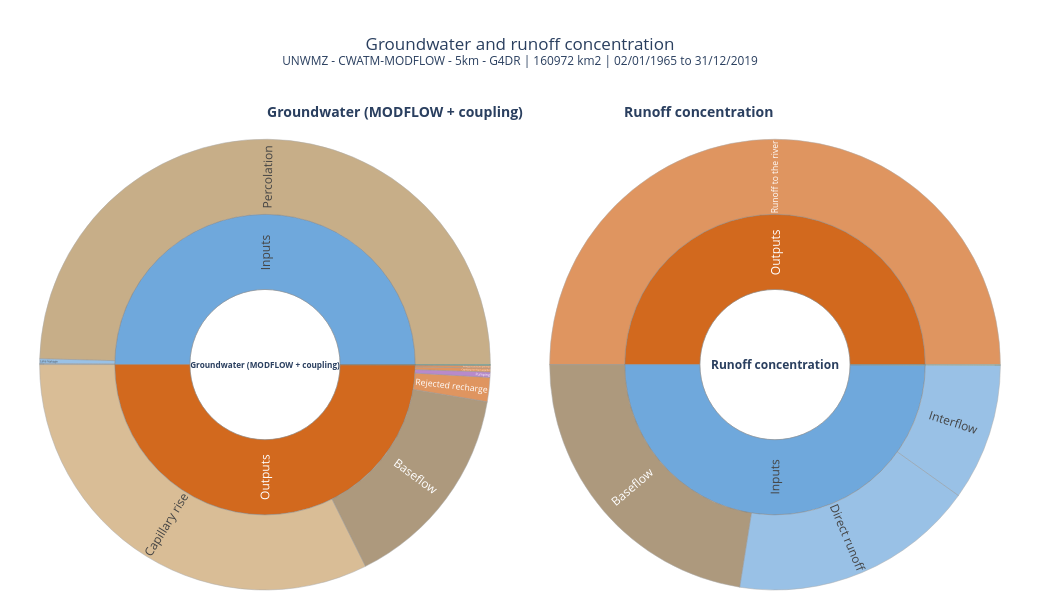

The cell this chart's notebook holds for it:
### Code cell
# cell no 13: Groundwater (with MODFLOW: aquifer + coupling buffer) and runoff concentration (WaterBalance csv:
# direct runoff, interflow, baseflow, canal leakage -> runoff to the river) next to each other
names = [n for n in [gwname, "Runoff concentration"] if n in parts]
side_by_side([sunburst(n, part_terms(parts[n]), store=False) for n in names], "Groundwater and runoff concentration").show()
if "Runoff concentration" not in parts:
    print("runoff concentration: not in this csv (WaterCycle csv: use WaterBalance)")

### Figure 1 — Plotly figure (JSON) as saved in the notebook; plotly's stock layout.template omitted (floating-point values rounded to 4 significant figures)
{"data": [{"branchvalues": "total", "customdata": ["inputs 10782.40 mm (196 mm/yr)<br>balance error +0.0793 mm", "10782.39 mm<br>196.1 mm/yr<br>100.00 % of inputs", "10692.661 mm<br>194.4 mm/yr<br>99.17 % of inputs", "16.823 mm<br>0.3 mm/yr<br>0.16 % of inputs", "72.905 mm<br>1.3 mm/yr<br>0.68 % of inputs", "0.01 mm<br>0.0 mm/yr<br>0.00 % of inputs", "10774.07 mm<br>195.9 mm/yr<br>99.92 % of inputs", "42.953 mm<br>0.8 mm/yr<br>0.40 % of inputs", "3234.371 mm<br>58.8 mm/yr<br>30.00 % of inputs", "6978.834 mm<br>126.9 mm/yr<br>64.72 % of inputs", "59.730 mm<br>1.1 mm/yr<br>0.55 % of inputs", "374.044 mm<br>6.8 mm/yr<br>3.47 % of inputs", "81.847 mm<br>1.5 mm/yr<br>0.76 % of inputs", "2.286 mm<br>0.0 mm/yr<br>0.02 % of inputs", "8.26 mm<br>0.2 mm/yr<br>0.08 % of inputs", "8.257 mm<br>0.2 mm/yr<br>0.08 % of inputs", "+0.0793 mm (+7.4e-06 of inputs)"], "domain": {"x": [0.01, 0.49], "y": [0, 0.92]}, "hovertemplate": "<b>%{label}</b><br>%{customdata}<extra></extra>", "ids": ["<b>Groundwater (MODFLOW + coupling)</b>", "Groundwater (MODFLOW + coupling)/In", "Groundwater (MODFLOW + coupling)/In/Percolation", "Groundwater (MODFLOW + coupling)/In/River leakage", "Groundwater (MODFLOW + coupling)/In/Lake leakage", "Groundwater (MODFLOW + coupling)/S-", "Groundwater (MODFLOW + coupling)/Out", "Groundwater (MODFLOW + coupling)/Out/Recharge moved by the grid (neg.)", "Groundwater (MODFLOW + coupling)/Out/Baseflow", "Groundwater (MODFLOW + coupling)/Out/Capillary rise", "Groundwater (MODFLOW + coupling)/Out/Capillary rise from aquifer", "Groundwater (MODFLOW + coupling)/Out/Rejected recharge", "Groundwater (MODFLOW + coupling)/Out/Pumping", "Groundwater (MODFLOW + coupling)/Out/other (small)", "Groundwater (MODFLOW + coupling)/S+", "Groundwater (MODFLOW + coupling)/S+/Aquifer", "Groundwater (MODFLOW + coupling)/err"], "insidetextorientation": "radial", "labels": ["<b>Groundwater (MODFLOW + coupling)</b>", "Inputs", "Percolation", "River leakage", "Lake leakage", "Storage (out)", "Outputs", "Recharge moved by the grid (neg.)", "Baseflow", "Capillary rise", "Capillary rise from aquifer", "Rejected recharge", "Pumping", "other (small)", "Storage (into)", "Aquifer", "Balance error"], "marker": {"colors": ["#ffffff", "#6fa8dc", "#b08d57", "#6fa8dc", "#6fa8dc", "#7fd8b5", "#d2691e", "#d2691e", "#8b6f47", "#c9a26b", "#d2691e", "#d2691e", "#9b59b6", "#d2691e", "#00CC96", "#00CC96", "#ffffff"], "line": {"color": "#888", "width": 0.5}}, "parents": ["", "<b>Groundwater (MODFLOW + coupling)</b>", "Groundwater (MODFLOW + coupling)/In", "Groundwater (MODFLOW + coupling)/In", "Groundwater (MODFLOW + coupling)/In", "<b>Groundwater (MODFLOW + coupling)</b>", "<b>Groundwater (MODFLOW + coupling)</b>", "Groundwater (MODFLOW + coupling)/Out", "Groundwater (MODFLOW + coupling)/Out", "Groundwater (MODFLOW + coupling)/Out", "Groundwater (MODFLOW + coupling)/Out", "Groundwater (MODFLOW + coupling)/Out", "Groundwater (MODFLOW + coupling)/Out", "Groundwater (MODFLOW + coupling)/Out", "<b>Groundwater (MODFLOW + coupling)</b>", "Groundwater (MODFLOW + coupling)/S+", "<b>Groundwater (MODFLOW + coupling)</b>"], "type": "sunburst", "values": [21560.0, 10780.0, 10690.0, 16.82, 72.9, 0.01302, 10770.0, 42.95, 3234.0, 6979.0, 59.73, 374.0, 81.85, 2.286, 8.257, 8.257, 0.07926]}, {"branchvalues": "total", "customdata": ["inputs 7187.23 mm (131 mm/yr)<br>balance error -0.0000 mm", "7178.72 mm<br>130.5 mm/yr<br>99.88 % of inputs", "2534.922 mm<br>46.1 mm/yr<br>35.27 % of inputs", "1409.430 mm<br>25.6 mm/yr<br>19.61 % of inputs", "3234.371 mm<br>58.8 mm/yr<br>45.00 % of inputs", "8.51 mm<br>0.2 mm/yr<br>0.12 % of inputs", "8.510 mm<br>0.2 mm/yr<br>0.12 % of inputs", "7187.23 mm<br>130.7 mm/yr<br>100.00 % of inputs", "7187.234 mm<br>130.7 mm/yr<br>100.00 % of inputs", "-0.0000 mm (-5.8e-13 of inputs)"], "domain": {"x": [0.51, 0.99], "y": [0, 0.92]}, "hovertemplate": "<b>%{label}</b><br>%{customdata}<extra></extra>", "ids": ["<b>Runoff concentration</b>", "Runoff concentration/In", "Runoff concentration/In/Direct runoff", "Runoff concentration/In/Interflow", "Runoff concentration/In/Baseflow", "Runoff concentration/S-", "Runoff concentration/S-/Runoff concentration", "Runoff concentration/Out", "Runoff concentration/Out/Runoff to the river", "Runoff concentration/err"], "insidetextorientation": "radial", "labels": ["<b>Runoff concentration</b>", "Inputs", "Direct runoff", "Interflow", "Baseflow", "Storage (out)", "Runoff concentration", "Outputs", "Runoff to the river", "Balance error"], "marker": {"colors": ["#ffffff", "#6fa8dc", "#6fa8dc", "#6fa8dc", "#8b6f47", "#7fd8b5", "#7fd8b5", "#d2691e", "#d2691e", "#ffffff"], "line": {"color": "#888", "width": 0.5}}, "parents": ["", "<b>Runoff concentration</b>", "Runoff concentration/In", "Runoff concentration/In", "Runoff concentration/In", "<b>Runoff concentration</b>", "Runoff concentration/S-", "<b>Runoff concentration</b>", "Runoff concentration/Out", "<b>Runoff concentration</b>"], "type": "sunburst", "values": [14370.0, 7179.0, 2535.0, 1409.0, 3234.0, 8.51, 8.51, 7187.0, 7187.0, 4.194e-09]}], "layout": {"annotations": [{"font": {"size": 14}, "showarrow": false, "text": "<b>Groundwater (MODFLOW + coupling)</b>", "x": 0.25, "xref": "paper", "y": 1, "yref": "paper"}, {"font": {"size": 14}, "showarrow": false, "text": "<b>Runoff concentration</b>", "x": 0.75, "xref": "paper", "y": 1, "yref": "paper"}], "height": 600, "margin": {"b": 10, "l": 10, "r": 10, "t": 100}, "title": {"text": "Groundwater and runoff concentration<br><sup>UNWMZ - CWATM-MODFLOW - 5km - G4DR | 160972 km2 | 02/01/1965 to 31/12/2019</sup>", "x": 0.5}, "width": 1040}}
